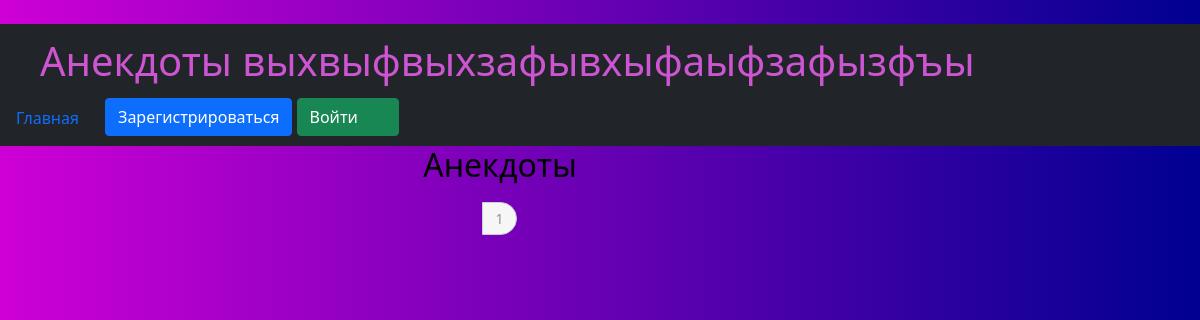
The page /index/1 on the database as committed earlier.
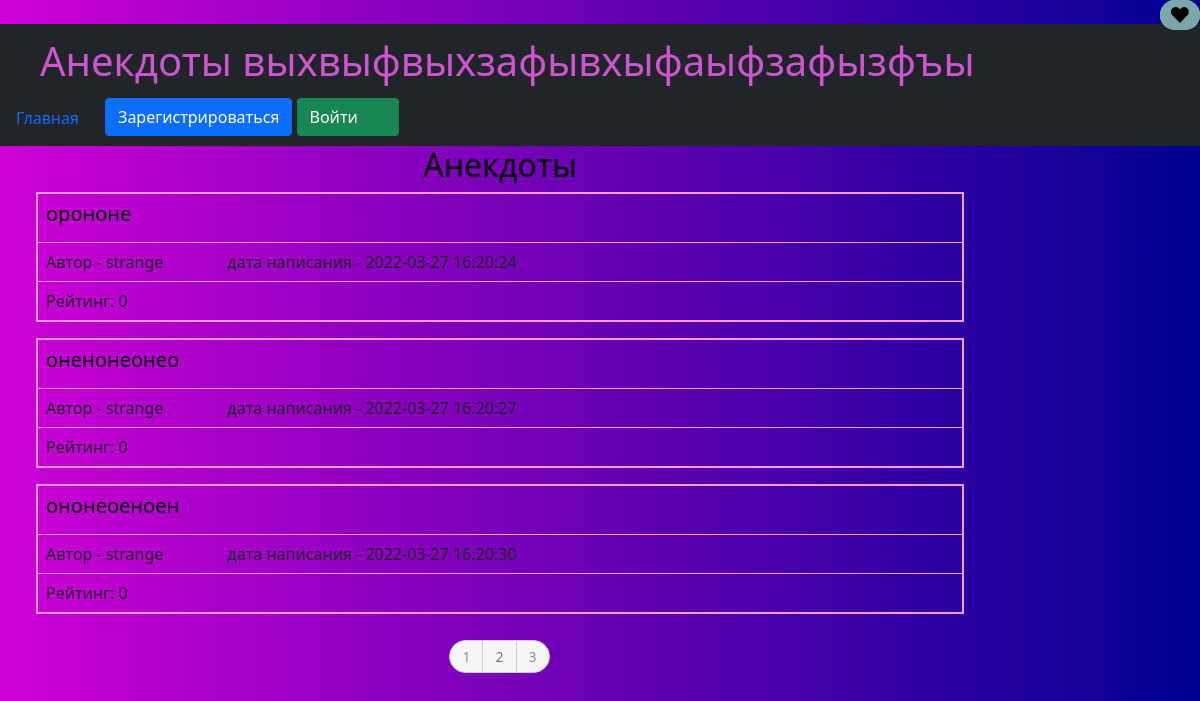
The same page on the database as committed later.
### data/anecdote.py (models this page shows)
class Anecdote(SqlAlchemyBase, SerializerMixin):
    __tablename__ = 'anecdote'
    id = sqlalchemy.Column(sqlalchemy.Integer, primary_key=True, autoincrement=True)
    anecdote = sqlalchemy.Column(sqlalchemy.String, nullable=True)
    date = sqlalchemy.Column(sqlalchemy.String, nullable=True)
    author = sqlalchemy.Column(sqlalchemy.Integer, sqlalchemy.ForeignKey("users.id"))
    rating = sqlalchemy.Column(sqlalchemy.Integer, nullable=True)
    user = orm.relation('User')

### data/users.py (models this page shows, shortened)
class User(SqlAlchemyBase, UserMixin, SerializerMixin):
    __tablename__ = 'users'
    id = sqlalchemy.Column(sqlalchemy.Integer, primary_key=True, autoincrement=True)
    nickname = sqlalchemy.Column(sqlalchemy.String, nullable=True)
    email = sqlalchemy.Column(sqlalchemy.String, index=True, unique=True, nullable=True)
    hashed_password = sqlalchemy.Column(sqlalchemy.String, nullable=True)
    rating = sqlalchemy.Column(sqlalchemy.Integer, nullable=True)
    dislikes = sqlalchemy.Column(sqlalchemy.Integer, nullable=True)
    role = sqlalchemy.Column(sqlalchemy.String, nullable=True)
    banned = sqlalchemy.Column(sqlalchemy.Boolean, nullable=True, default=False)
    anecdots = orm.relation("Anecdote", back_populates='user')

### main.py (the view)
@app.route("/index", methods=["GET"])
@app.route("/index/<int:num>", methods=["GET"])
def index(num=0):
    anecdots = g.db_sess.query(Anecdote)
    count = anecdots.count()
    lenght = count // 3 + (1 if count % 3 else 0)
    if lenght <= 7:
        pages = range(1, lenght + 1)
    else:
        pages = [1]
        pages += [num - 2, num - 1, num, num + 1, num + 2]
        pages += [lenght]
    return render_template("index.html", anecdots=anecdots[num * 3:(num + 1) * 3], current=num, pages=pages)

### data/db_session.py (called while the page is built)
def create_session() -> Session:
    global __factory
    return __factory()

### main.py (called while the page is built)
@app.before_request
def before_request():
    g.db_sess = db_session.create_session()

@app.teardown_request
def teardown_request(teardown):
    g.db_sess.close()

### templates/index.html (shortened to what this page needs)
{% extends "base.html" %}
{% block content %}
<h2 align="center" xmlns:border="http://www.w3.org/1999/xhtml" >Анекдоты</h2>
<div class="container-fluid">
    {% for item in anecdots%}
    <table class="table table-bordered">
        <tr>
            <td><h5>{{item.anecdote}}</h5></td>
        </tr>
        <tr>
            <td><a>Автор - {{item.user.nickname}}</a><a>&emsp;&emsp;&emsp;&emsp;дата написания - {{item.date}}</a></td>
        </tr>
        <tr><td>Рейтинг: {{item.rating}}&emsp;&emsp;&emsp;
            <button class='like-toggle basic'>♥</button>
        </td></tr>
    </table>
    {% endfor %}
    <div align="center">
    <ul class="danuas voduv-peksaucub" >
        {% for i in pages %}
        {% if i == current + 1 %}
            <li><a class="nav-link disabled" href="/index/{{ i-1 }}">{{ i }}</a></li>
        {% else %}
            <li><a class="nav-link active" href="/index/{{ i-1 }}">{{ i }}</a></li>
        {% endif %}
        {%endfor %}
</ul><br>
</div>
</div>
{% endblock %}

### templates/base.html (shortened to what this page needs)
﻿<!DOCTYPE html>
<html lang="ru">
<head>
    <link href="https://cdn.jsdelivr.net/npm/bootstrap@5.1.3/dist/css/bootstrap.min.css" rel="stylesheet"
>
    <link rel="stylesheet" type="text/css" href="/static/css/style.css">
    <div class="navbar bg-dark">
        <div class="navbar-brand"><h1>Анекдоты выхвыфвыхзафывхыфаыфзафызфъы</h1></div>
        <ul class="nav">
            <il class="nav-item"><a class="nav-link active" href="/index/0">Главная</a></il>
            {% if current_user.is_authenticated %}
            <a class="nav-item" style="padding-right: 40px" href="/logout">[ {{ current_user.nickname }} ]</a>
            {% else %}
            <div>
                <a class="btn btn-primary " href="/register">Зарегистрироваться</a>
                <a class="btn btn-success" style="padding-right: 40px" href="/login">Войти</a>
            </div>
            {% endif %}
        </ul>
    </div>
</head>
<body>
<div class="container-fluid">
    <div class="row">
        <div class="col-md-10 main-block">{% block content %}  {% endblock %}</div>
        <div class="col-md-2 left-block">{% block right %}  {% endblock %}</div>
    </div>
</div>
</body>
</html>

### static/css/style.css (style rules this page uses)
h2 { color: #000000; text-align: center; }
h5 { color: #000000 }
.main-block { height: 100vh; }
body, html { width: 100vw; height: 100vh; background: linear-gradient(to right, #ce00d6, #000091); }
.nav-item { padding-left: 0px; padding-right: 10px; }
.table-bordered { border: 2px solid #ff9aff; }
.like-toggle { outline:none; box-shadow:none; border: none; width: 40px; height: 30px; font-size: 1.3em; border-radius: 100px; }
* { box-sizing: border-box; }
button { position: absolute; top: 0; right: 0px; width: 42px; height: 42px; border: none; background: #7BA7AB; border-radius: 0 5px 5px 0; cursor: pointer; }
.danuas { list-style: none; display: inline-block; padding: 0; margin-top: 10px; }
.danuas li { display: inline; text-align: center; }
.danuas a { float: left; display: block; font-size: 14px; text-decoration: none; padding: 5px 12px; color: #fbf8f8; margin-left: -1px; border: 1px solid transparent; line-height: 1.5; }
.voduv-peksaucub li:first-child a { -moz-border-radius: 50px 0 0 50px; -webkit-border-radius: 50px; border-radius: 50px 0 0 50px; }
.voduv-peksaucub li:last-child a { -moz-border-radius: 0 50px 50px 0; -webkit-border-radius: 0; border-radius: 0 50px 50px 0; }
.voduv-peksaucub a { border-color: #cecece; color: #929191; background: #f7f6f6; }

Rows that differ between the two databases and show on the page:
added Anecdote: anecdote "орононе", user.nickname "strange", date "2022-03-27 16:20:24", rating "0"
added Anecdote: anecdote "оненонеонео", user.nickname "strange", date "2022-03-27 16:20:27", rating "0"
added Anecdote: anecdote "ононеоеноен", user.nickname "strange", date "2022-03-27 16:20:30", rating "0"
Other text that changed with them:
new list line: "2"
new list line: "3"
